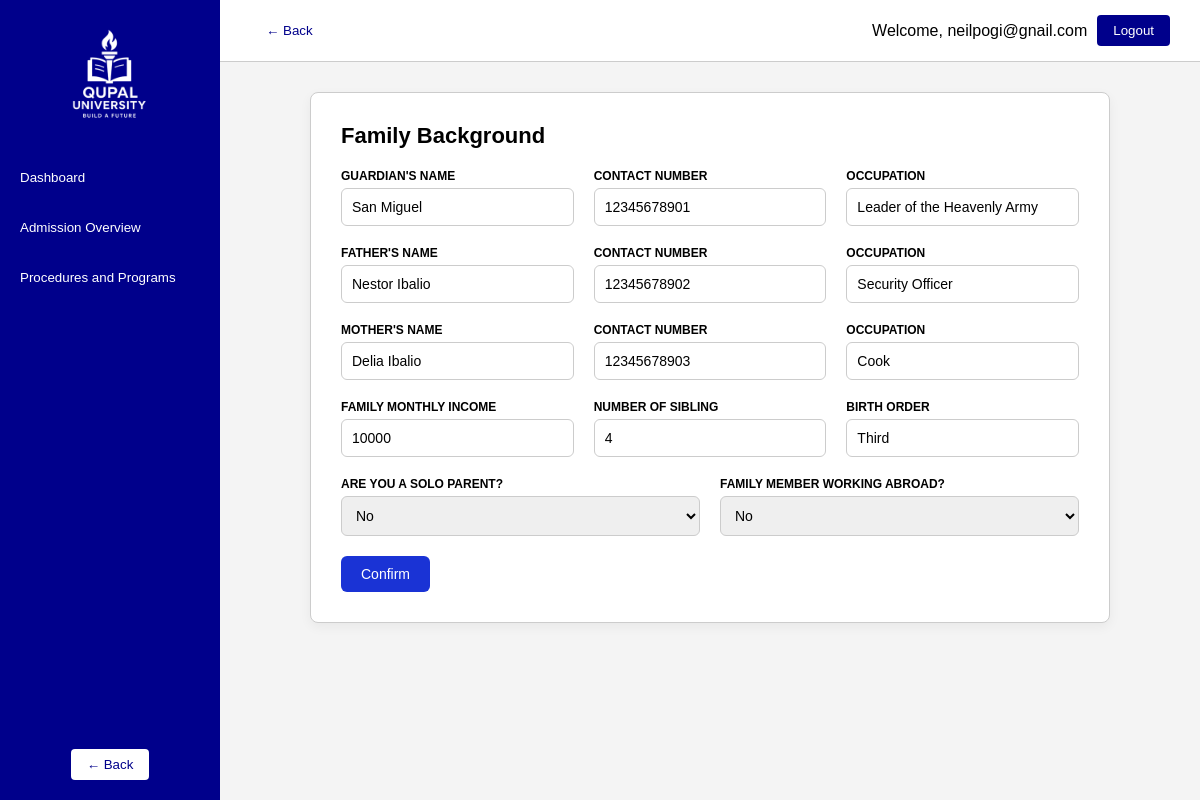
Screenshot of /userportal/family_bg.php (signed in) with the database file from the repository.
### tables this page shows
CREATE TABLE `family_bg` (
  `id` int(20) NOT NULL,
  `username` varchar(20) DEFAULT NULL,
  `gurdianname` varchar(50) DEFAULT NULL,
  `gnumber` bigint(11) DEFAULT NULL,
  `goccupation` varchar(50) DEFAULT NULL,
  `fathername` varchar(50) DEFAULT NULL,
  `fnumber` bigint(11) DEFAULT NULL,
  `foccupation` varchar(50) DEFAULT NULL,
  `mothername` varchar(50) DEFAULT NULL,
  `mnumber` bigint(11) DEFAULT NULL,
  `moccupation` varchar(50) DEFAULT NULL,
  `fam_month_inc` varchar(20) DEFAULT NULL,
  `numsibling` int(15) DEFAULT NULL,
  `birthorder` varchar(50) DEFAULT NULL,
  `soloparent` varchar(20) DEFAULT NULL,
  `fam_work_abroad` varchar(20) DEFAULT NULL
);

### userportal/family_bg.php (the view, shortened to what this page needs)
<?php
include('..\php\connection.php');
$user = $_SESSION['user'];
$gurdianname = $gnumber = $goccupation = '';
$fathername = $fnumber = $foccupation = '';
$mothername = $mnumber = $moccupation = '';
$fam_month_inc = $numsibling = $birthorder = $soloparent = $fam_work_abroad = '';
$res = mysqli_query($conn, "SELECT * FROM family_bg WHERE username = '$user'");
if (mysqli_num_rows($res) > 0) {
    $row = mysqli_fetch_assoc($res);
    $gurdianname = $row['gurdianname'];
    $gnumber = $row['gnumber'];
    $goccupation = $row['goccupation'];
    $fathername = $row['fathername'];
    $fnumber = $row['fnumber'];
    $foccupation = $row['foccupation'];
    $mothername = $row['mothername'];
    $mnumber = $row['mnumber'];
    $moccupation = $row['moccupation'];
    $fam_month_inc = $row['fam_month_inc'];
    $numsibling = $row['numsibling'];
    $birthorder = $row['birthorder'];
    $soloparent = $row['soloparent'];
    $fam_work_abroad = $row['fam_work_abroad'];
}
?>
<?php include('../php/userformheader.php'); ?>
    <div class="content">
      <div class="maincontainer">
        <div class="admission-form">
          <h2>Family Background</h2>
          <form method="POST">
            <div class="form-group">
              <div class="form-control">
                <label for="guardian_name">GUARDIAN'S NAME</label>
                <input type="text" name="guardian_name" id="guardian_name" value="<?php echo $gurdianname; ?>" placeholder="Input Text Field" required>
              </div>
              <div class="form-control">
                <label for="guardian_contact">CONTACT NUMBER</label>
                <input type="text" name="guardian_contact" id="guardian_contact" value="<?php echo $gnumber; ?>" placeholder="Input Text Field" required>
              </div>
              <div class="form-control">
                <label for="guardian_occupation">OCCUPATION</label>
                <input type="text" name="guardian_occupation" id="guardian_occupation" value="<?php echo $goccupation; ?>" placeholder="Input Text Field" required>
              </div>
            </div>
            <div class="form-group">
              <div class="form-control">
                <label for="father_name">FATHER'S NAME</label>
                <input type="text" name="father_name" id="father_name" value="<?php echo $fathername; ?>" placeholder="Input Text Field" required>
              </div>
              <div class="form-control">
                <label for="father_contact">CONTACT NUMBER</label>
                <input type="text" name="father_contact" id="father_contact" value="<?php echo $fnumber; ?>" placeholder="Input Text Field" required>
              </div>
              <div class="form-control">
                <label for="father_occupation">OCCUPATION</label>
                <input type="text" name="father_occupation" id="father_occupation" value="<?php echo $foccupation; ?>" placeholder="Input Text Field" required>
              </div>
            </div>
            <div class="form-group">
              <div class="form-control">
                <label for="mother_name">MOTHER'S NAME</label>
                <input type="text" name="mother_name" id="mother_name" value="<?php echo $mothername; ?>" placeholder="Input Text Field" required>
              </div>
              <div class="form-control">
                <label for="mother_contact">CONTACT NUMBER</label>
                <input type="text" name="mother_contact" id="mother_contact" value="<?php echo $mnumber; ?>" placeholder="Input Text Field" required>
              </div>
              <div class="form-control">
                <label for="mother_occupation">OCCUPATION</label>
                <input type="text" name="mother_occupation" id="mother_occupation" value="<?php echo $moccupation; ?>" placeholder="Input Text Field" required>
              </div>
            </div>
            <div class="form-group">
              <div class="form-control">
                <label for="income">FAMILY MONTHLY INCOME</label>
                <input type="text" name="income" id="income" value="<?php echo $fam_month_inc; ?>" placeholder="₱10000, ₱10000-₱15000, etc." required>
              </div>
              <div class="form-control">
                <label for="siblings">NUMBER OF SIBLING</label>
                <input type="text" name="siblings" id="siblings" value="<?php echo $numsibling; ?>" placeholder="Input Text Field" required>
              </div>
              <div class="form-control">
                <label for="birth_order">BIRTH ORDER</label>
                <input type="text" name="birth_order" id="birth_order" value="<?php echo $birthorder; ?>" placeholder="First, second, etc." required>
              </div>
            </div>
            <div class="form-group">
              <div class="form-control">
                <label for="solo_parent">ARE YOU A SOLO PARENT?</label>
                <select name="solo_parent" id="solo_parent">
                  <option value="No" <?php if ($soloparent == "No") echo "selected"; ?>>No</option>
                </select>
              </div>
              <div class="form-control">
                <label for="abroad">FAMILY MEMBER WORKING ABROAD?</label>
                <select name="abroad" id="abroad">
                  <option value="No" <?php if ($fam_work_abroad == "No") echo "selected"; ?>>No</option>
                </select>
              </div>
            </div>
            <div class="submit-section">
              <button type="submit" name="submit" class="confirm-btn">Confirm</button>
            </div>
          </form>
        </div>
      </div>
    </div>
  </div>
</body>
</html>

### css/user_form.css (style rules this page uses)
* { box-sizing: border-box; margin: 0; padding: 0; }
body { font-family: Arial, sans-serif; height: 100vh; margin: 0; display: flex; overflow: hidden; }
.content { flex: 1; padding: 30px; overflow-y: auto; }
.admission-form { width: 100%; max-width: 800px; background: #fff; border: 1px solid #ccc; border-radius: 8px; padding: 30px; margin: auto; box-shadow: 0 4px 12px rgba(0, 0, 0, 0.05); }
.admission-form h2 { font-size: 22px; margin-bottom: 20px; }
.form-group { display: flex; flex-wrap: wrap; gap: 20px; margin-bottom: 20px; }
.form-control { flex: 1; min-width: 220px; display: flex; flex-direction: column; }
label { font-size: 12px; margin-bottom: 5px; font-weight: bold; }
select, input { padding: 10px; font-size: 14px; border: 1px solid #ccc; border-radius: 6px; }
.submit-section { display: flex; flex-direction: column; gap: 10px; }
button.confirm-btn { background-color: #1a33d5; color: white; padding: 10px 20px; font-size: 14px; border: none; border-radius: 6px; cursor: pointer; width: fit-content; }

### rows the page displays
family_bg: guardian_name "San Miguel", guardian_contact "12345678901", guardian_occupation "Leader of the Heavenly Army", father_name "Nestor Ibalio", father_contact "12345678902", father_occupation "Security Officer", mother_name "Delia Ibalio", mother_contact "12345678903", mother_occupation "Cook", income "10000", siblings "4", birth_order "Third", solo_parent "No", abroad "No"

### other values shown
$_SESSION['user'] "neilpogi@gnail.com"
